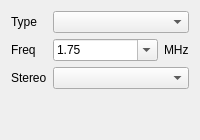
                  <widget class="QWidget" name="tab_15">
                   <attribute name="title">
                    <string>PSG 2</string>
                   </attribute>
                   <layout class="QGridLayout" name="gridLayout_17" columnstretch="0,10">
                    <item row="1" column="1">
                     <layout class="QHBoxLayout" name="horizontalLayout_35" stretch="10,0">
                      <item>
                       <widget class="QComboBox" name="psg2frq">
                        <property name="editable">
                         <bool>true</bool>
                        </property>
                        <property name="insertPolicy">
                         <enum>QComboBox::NoInsert</enum>
                        </property>
                        <item>
                         <property name="text">
                          <string>1.75</string>
                         </property>
                        </item>
                        <item>
                         <property name="text">
                          <string>1.7744</string>
                         </property>
                        </item>
                       </widget>
                      </item>
                      <item>
                       <widget class="QLabel" name="label_59">
                        <property name="text">
                         <string>MHz</string>
                        </property>
                       </widget>
                      </item>
                     </layout>
                    </item>
                    <item row="0" column="0">
                     <widget class="QLabel" name="label_52">
                      <property name="text">
                       <string>Type</string>
                      </property>
                     </widget>
                    </item>
                    <item row="0" column="1">
                     <widget class="QComboBox" name="schip2box"/>
                    </item>
                    <item row="2" column="1">
                     <widget class="QComboBox" name="stereo2box"/>
                    </item>
                    <item row="2" column="0">
                     <widget class="QLabel" name="label_54">
                      <property name="text">
                       <string>Stereo</string>
                      </property>
                     </widget>
                    </item>
                    <item row="1" column="0">
                     <widget class="QLabel" name="label_53">
                      <property name="text">
                       <string>Freq</string>
                      </property>
                     </widget>
                    </item>
                    <item row="3" column="1">
                     <spacer name="verticalSpacer_17">
                      <property name="orientation">
                       <enum>Qt::Vertical</enum>
                      </property>
                      <property name="sizeHint" stdset="0">
                       <size>
                        <width>20</width>
                        <height>40</height>
                       </size>
                      </property>
                     </spacer>
                    </item>
                   </layout>
                  </widget>
